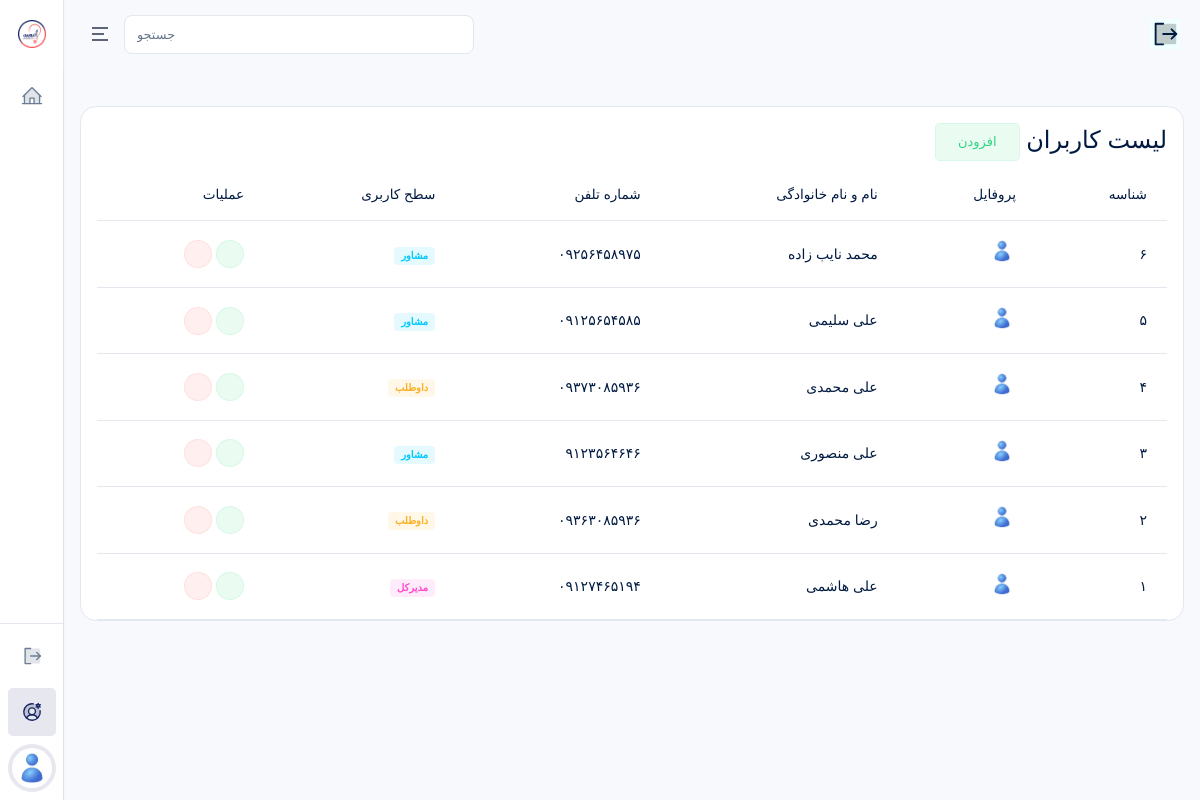
Page /accounts/admins/users/ (signed in) on the earlier database version.
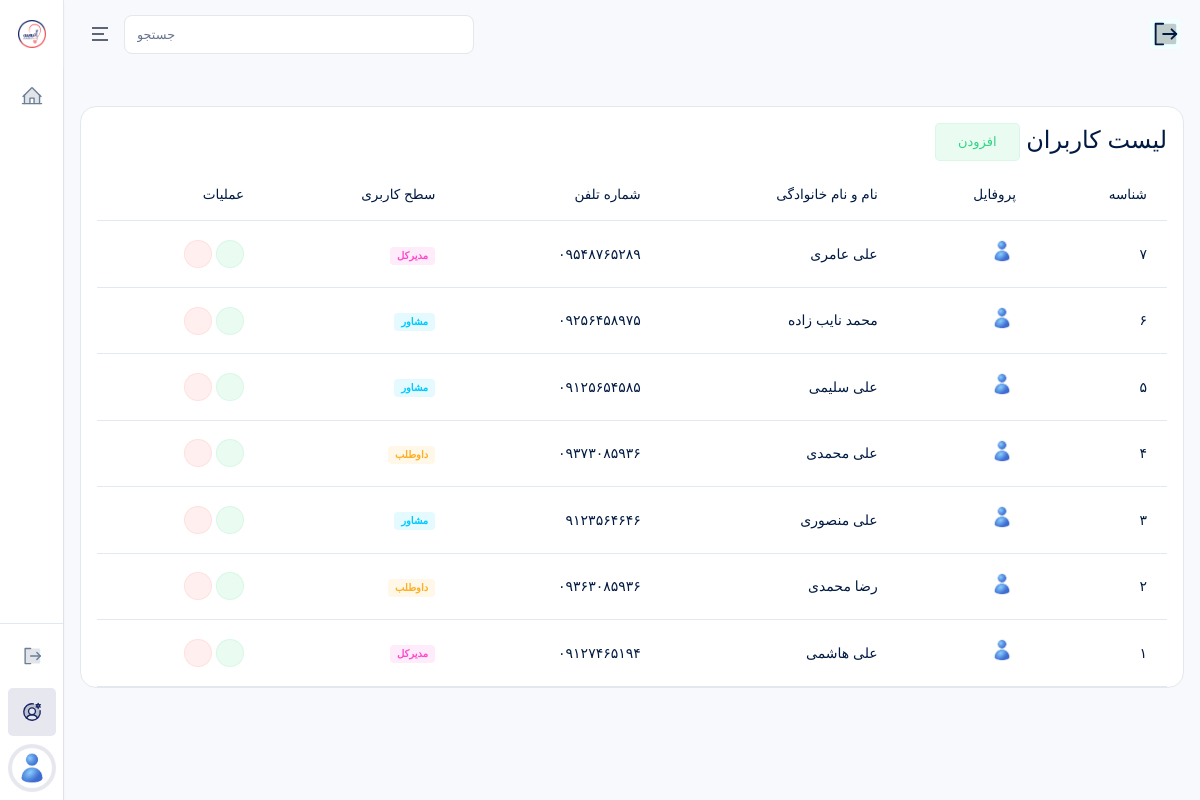
Same page on the later database version.
### accounts/models.py (models this page shows, shortened)
class User(AbstractUser):
    ROLE_CHOICES = (
        ("super_admin", "مدیرکل"),
        ("supervisor", "ناظر"),
        ("consultant", "مشاور"),
        ("student", "داوطلب"),
    )
    role = models.CharField(max_length=30, choices=ROLE_CHOICES, verbose_name="نقش")
    mobile = models.CharField(max_length=15, blank=True, unique=True, verbose_name="شماره موبایل")
    avatar = models.ImageField(upload_to="avatars/", blank=True, null=True, verbose_name="تصویر پروفایل")
    is_suspended = models.BooleanField(default=False, verbose_name="تعلیق شده")
    suspension_reason = models.TextField(blank=True, verbose_name="دلیل تعلیق")
    is_limited = models.BooleanField(default=False, verbose_name="دسترسی محدود (برای مدیرکل)")
    class Meta:
        verbose_name = "کاربر"
        verbose_name_plural = "کاربران"
        ordering = ["-id"]

### accounts/views.py (the view)
# urls.py: path("admins/users/", UserListView.as_view(), name="user_list"),
class UserListView(RoleRequiredMixin, SuperAdminSidebarContextMixin, ListView):
    allowed_roles = ["super_admin"]
    model = User
    template_name = "accounts/admins/user_list.html"
    context_object_name = "users"

### accounts/mixins.py (called while the page is built)
    def get_context_data(self, **kwargs):
        context = super().get_context_data(**kwargs)
        context.update({
            "PlansIntroductionCreated": PlansIntroduction.objects.first(),
            "CounselingIntroductionCreated": CounselingIntroduction.objects.first(),
            "EstimationIntroductionCreated": EstimationIntroduction.objects.first(),
            "ChoiceIntroductionCreated": ChoiceIntroduction.objects.first(),
            "LiveIntroductionCreated": LiveIntroduction.objects.first(),
            "AboutUsIntroductionCreated": AboutUsIntroduction.objects.first(),
            "DataIntroductionCreated": DataIntroduction.objects.first(),
        })
        return context

    def test_func(self):
        return (
            self.request.user.is_authenticated and
            self.request.user.role in self.allowed_roles and
            not self.request.user.is_suspended
        )

### templates/accounts/admins/user_list.html (shortened to what this page needs)
{% extends 'bases/dashboard.html' %}
{% load static %}
{% block content %}
<div class="table-responsive" dir="rtl">
    <div class="card-header justify-content-between">
        <div class="card-title">
            <h4>
                لیست کاربران
                <a href="{% url 'user_add' %}">
                    <span class="btn btn-success-transparent">افزودن</span>
                </a>
            </h4>
        </div>
    </div>
    <table class="table text-nowrap table-hover">
        <thead>
            <tr>
                <th scope="col">شناسه</th>
                <th scope="col">پروفایل</th>
                <th scope="col">نام و نام خانوادگی</th>
                <th scope="col">شماره تلفن</th>
                <th scope="col">سطح کاربری</th>
                <th scope="col">عملیات</th>
            </tr>
        </thead>
        <tbody>
            {% for user in users %}
            <tr>
                <td>
                    {{ user.id }}
                </td>
                <td>
                    <div class="avatar avatar-sm me-۲ avatar-rounded">
                        {% if user.avatar %}
                        <img src="{{ user.avatar.url }}" alt="profile">
                        {% else %}
                        <img src="{% static 'images/user.jpg' %}" alt="profile">
                        {% endif %}
                    </div>
                </td>
                <td>
                    {{ user.get_full_name }}
                </td>
                <td>{{ user.mobile }}</td>
                <td>
                    {% if user.role == "super_admin" %}
                    <span class="badge bg-secondary-transparent">مدیرکل</span>
                    {% elif user.role == "supervisor" %}
                    <span class="badge bg-success-transparent">ناظر</span>
                    {% elif user.role == "consultant" %}
                    <span class="badge bg-info-transparent">مشاور</span>
                    {% else %}
                    <span class="badge bg-warning-transparent">داوطلب</span>
                    {% endif %}
                </td>
                <td>
                    <a href="{% url 'user_edit' user.id %}" class="btn btn-icon btn-sm btn-success-transparent rounded-pill">
                        <i class="ri-edit-2-line"></i>
                    </a>
                    <a href="{% url 'user_delete' user.id %}" class="btn btn-icon btn-sm btn-danger-transparent rounded-pill">
                        <i class="ri-delete-bin-line"></i>
                    </a>
                </td>
            </tr>
            {% empty %}
            <tr>
                <td colspan="6" style="text-align: center;">
                    موردی یافت نشد.
                </td>
            </tr>
            {% endfor %}
        </tbody>
    </table>
</div>
{% endblock %}

Differences in the rows shown:
added User: id "۷", get_full_name "علی عامری", mobile "۰۹۵۴۸۷۶۵۲۸۹", role "مدیرکل"
